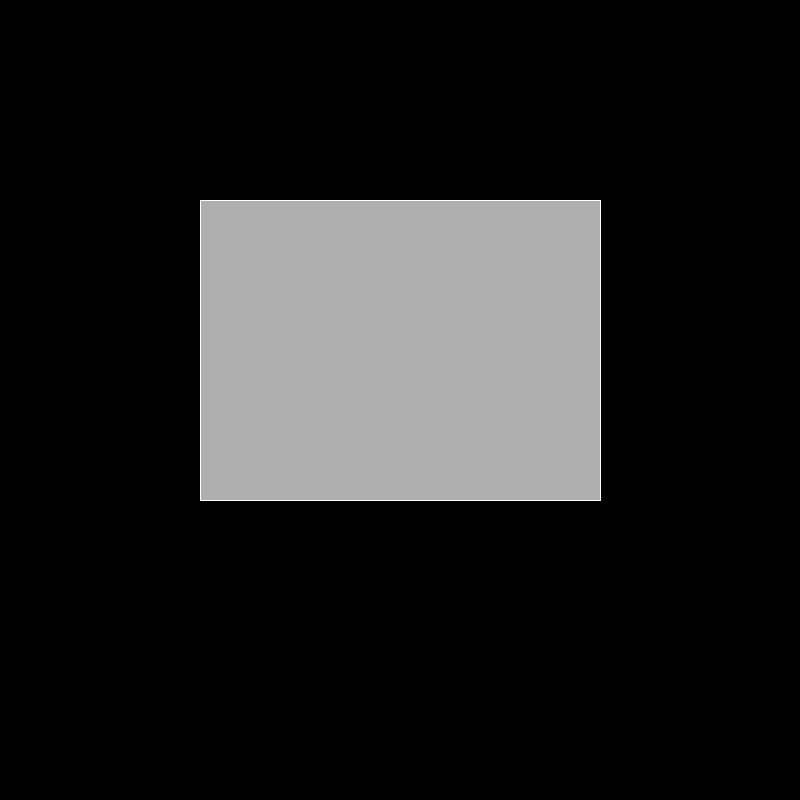
Frame 1 (no input)
Frame 60 (the mouse pressed at the canvas centre just before this capture): identical to frame 1, image omitted
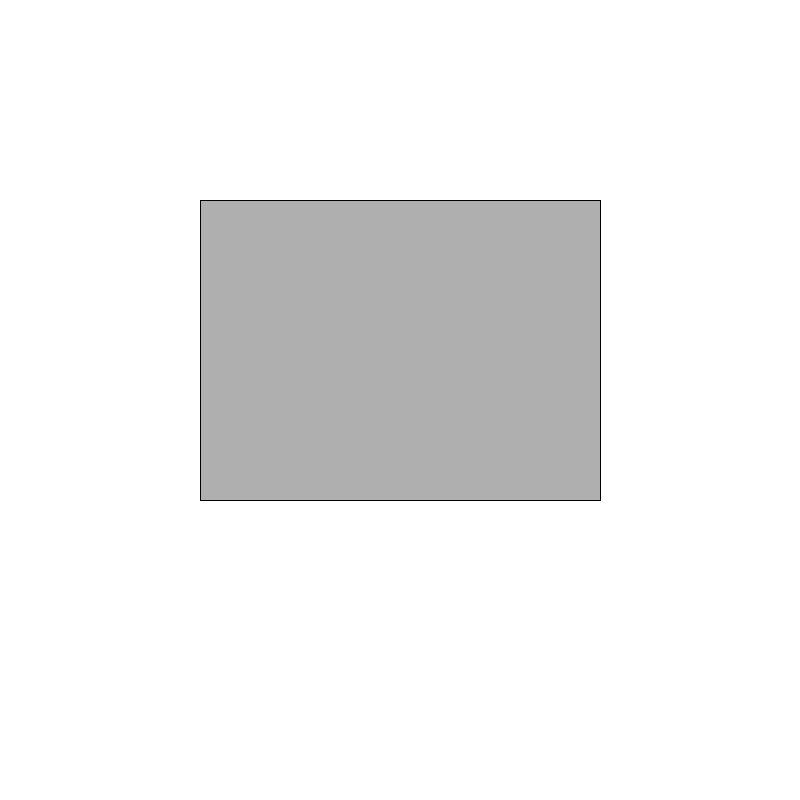
Frame 120 (the mouse held since frame 60 and released just before this capture)

The Processing sketch that drew these frames (run headless with seeded random() and noise(); from frame 60 on, the mouse is pressed at the canvas centre):

// Processing sketch: buttonBoolean
// ── buttonBoolean.pde
boolean button = false;

int x = 200;
int y = 200;
int w = 400;
int h = 300;

void setup(){
  size(800,800);
}

void draw(){
  if(button){
    background(255);
    stroke(0);
  } else{
    background(0);
    stroke(255);
  }
  fill(175);
  rect(x,y,w,h);
}

void mousePressed(){
  if(mouseX > x && mouseX < x+w && mouseY > y && mouseY < y+h){
    button = !button;
  }
}
